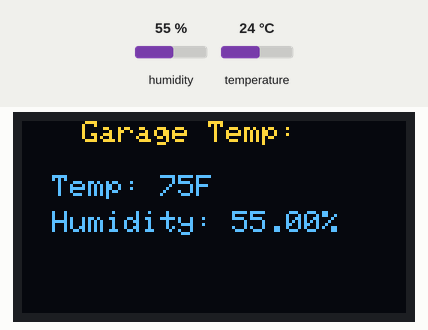
Simulated run of this program. Board: ESP8266 (NodeMCU). Shown: 128×64 one-colour display. The test bench sets the inputs (shaded band); at power-on: humidity 55 %, temperature 24 °C. The OLED is the two-colour kind (top 16 rows yellow); the display library's start-up logo is not drawn; what the program prints to the serial monitor is not drawn.

Above: at 2.6 s.
2.7 s: humidity set to 22 %
At 3.5 s:
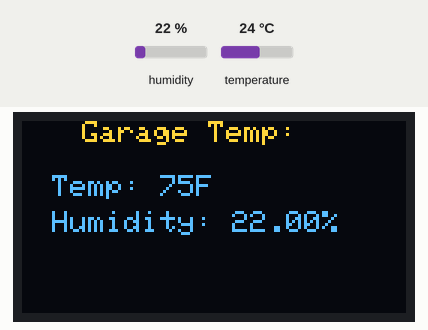
4.3 s: temperature set to 12 °C
At 5.3 s:
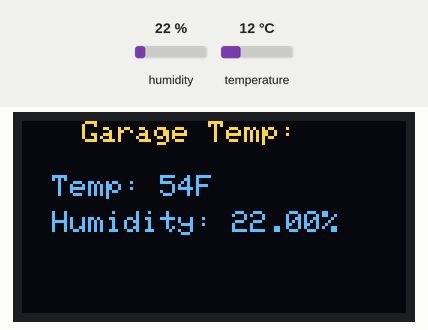
6.0 s: humidity set to 40 %
At 7.0 s:
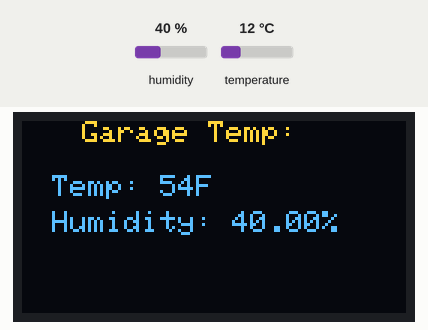
7.7 s: temperature set to 19 °C
At 8.8 s:
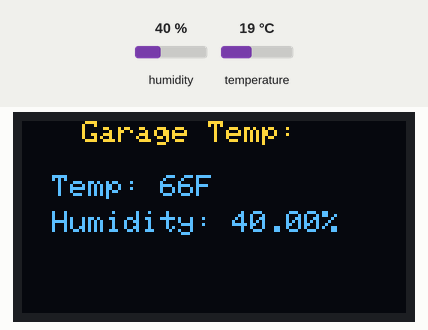
Timing chart, 0 to 10.3 s (numbered marks = the images above; inputs shaded):
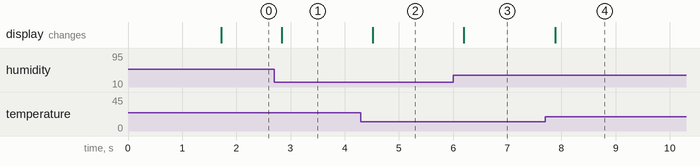

The program:

main.cpp
```cpp
#include <Arduino.h>
#include <Adafruit_Sensor.h>
#include <DHT.h>
#include <DHT_U.h>
#include <SPI.h>
#include <Wire.h>
#include <Adafruit_GFX.h>
#include <Adafruit_SSD1306.h>

#define DHTPIN 2     // Digital pin D1 connected to the DHT sensor
#define DHTTYPE DHT11

#define WIRE Wire

DHT_Unified dht(DHTPIN, DHTTYPE);

Adafruit_SSD1306 display = Adafruit_SSD1306(128, 64, &WIRE);

uint32_t delayMS;

void setupOLED() {
  display.begin(SSD1306_SWITCHCAPVCC, 0x3C); // Address 0x3C for 128x32
  Serial.println("OLED begun");

  display.display();
  delay(1000);

  // Clear the buffer.
  display.clearDisplay();
  display.display();

  // text display tests
  display.setTextSize(1);
  display.setTextColor(SSD1306_WHITE);
  display.display(); // actually display all of the above
}

void setupTempSensor() {
  // Print temperature sensor details.
  sensor_t sensor;
  dht.temperature().getSensor(&sensor);

  Serial.println(F("------------------------------------"));
  Serial.println(F("Temperature Sensor"));
  Serial.print  (F("Sensor Type: ")); Serial.println(sensor.name);
  Serial.print  (F("Driver Ver:  ")); Serial.println(sensor.version);
  Serial.print  (F("Unique ID:   ")); Serial.println(sensor.sensor_id);
  Serial.print  (F("Max Value:   ")); Serial.print(sensor.max_value); Serial.println(F("°C"));
  Serial.print  (F("Min Value:   ")); Serial.print(sensor.min_value); Serial.println(F("°C"));
  Serial.print  (F("Resolution:  ")); Serial.print(sensor.resolution); Serial.println(F("°C"));
  Serial.println(F("------------------------------------"));

  // Print humidity sensor details.
  dht.humidity().getSensor(&sensor);
  Serial.println(F("Humidity Sensor"));
  Serial.print  (F("Sensor Type: ")); Serial.println(sensor.name);
  Serial.print  (F("Driver Ver:  ")); Serial.println(sensor.version);
  Serial.print  (F("Unique ID:   ")); Serial.println(sensor.sensor_id);
  Serial.print  (F("Max Value:   ")); Serial.print(sensor.max_value); Serial.println(F("%"));
  Serial.print  (F("Min Value:   ")); Serial.print(sensor.min_value); Serial.println(F("%"));
  Serial.print  (F("Resolution:  ")); Serial.print(sensor.resolution); Serial.println(F("%"));
  Serial.println(F("------------------------------------"));

    // Set delay between sensor readings based on sensor details.
  delayMS = sensor.min_delay / 8000;
}

void setup() {
  Serial.begin(9600);

  // Initialize device.
  dht.begin();
  setupTempSensor();
  setupOLED();
}

void loop() {
  // Delay between measurements.
  delay(delayMS);

  display.clearDisplay();
  display.setCursor(20,0);
  display.print("Garage Temp:");

  // Get temperature event and print its value.
  sensors_event_t event;
  dht.temperature().getEvent(&event);

  if (isnan(event.temperature)) {
    display.setCursor(0,18);
    display.print("Error reading temperature!");
  }
  else {
    int tempInCel = (int)round(1.8*event.temperature+32);
    String temp = String(tempInCel) + "F";

    display.setCursor(10,18);
    display.print("Temp: "+temp);
  }

  // Get humidity event and print its value.
  dht.humidity().getEvent(&event);
  if (isnan(event.relative_humidity)) {
    display.setCursor(0,30);
    display.print("Error reading humidity!");
  }
  else {
    String hum = String(event.relative_humidity) + "%";

    display.setCursor(10,30);
    display.print("Humidity: "+hum);
  }

  yield();
  display.display();
}
```

Measured:
- after the input at 2.7 s, the display: changes after 0.14 s (image 1)
- after the input at 4.3 s, the display: changes after 0.22 s (image 2)
- after the input at 6.0 s, the display: changes after 0.20 s (image 3)
- after the input at 7.7 s, the display: changes after 0.18 s (image 4)
